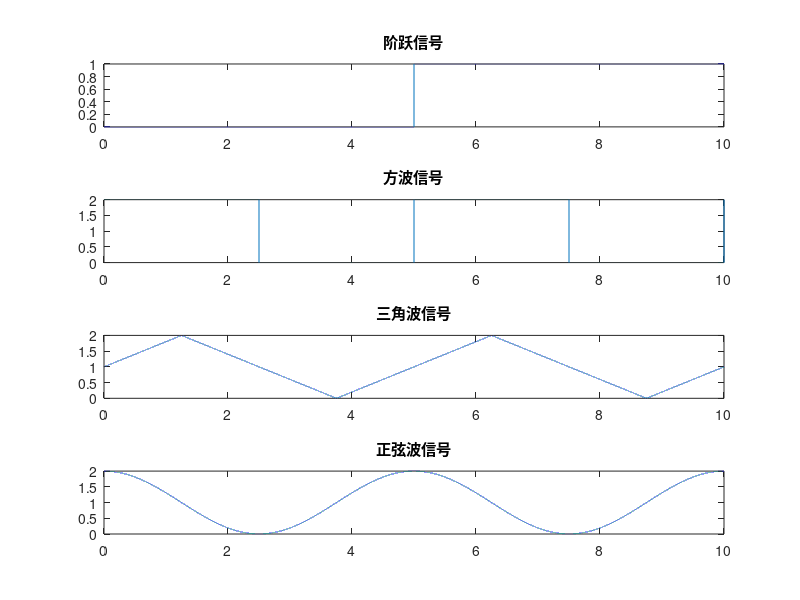

Reproduce this figure in MATLAB.
clear all
clc

% 生成线性序列
t = linspace(0,10,2^16); 

% 生成阶跃信号
dt1 = 2^15;     %延迟时间(单位为点的个数)
A1 = 1;       %信号幅值

y1 = [zeros(dt1,1) ; A1*ones(length(t)-dt1,1)];  %阶跃信号
%注意：如果没有偏移时间，设置dt1为0即可
subplot(4,1,1);
plot(t,y1);
title('阶跃信号');

% 生成方波信号
dt2 = 200;     %延迟时间(单位为点的个数)
A2 = 1;       %信号幅值
T2 = 5;         %周期信号周期
dy2 = 1;      %曲线偏移值

y2 = A2*square(t*2*pi/T2)+dy2;                    %方波信号
%注意：其默认周期为2pi，所以要先乘以2pi，然后再除以T
subplot(4,1,2);
plot(t,y2);
title('方波信号');

% 生成三角波信号
dt3 = 1.25;    %延迟时间(单位为时间)
A3 = 1;       %信号幅值
T3 = 5;         %周期信号周期
dy3 = 1;      %曲线偏移值

y3 = A3*sawtooth((t+dt3)*2*pi/T3, 1/2)+dy3;      %三角波信号
%注意：是先减去偏移时间再乘角频率还是先乘角频率再减得根据实际情况判断
subplot(4,1,3);
plot(t,y3);
title('三角波信号');

% 生正弦波信号
dt4 = 1.25;    %延迟时间(单位为时间)
A4 = 1;       %信号幅值
T4 = 5;         %周期信号周期
dy4 = 1;      %曲线偏移值

y4 = A4*sin((t+dt4)*2*pi/T4)+dy4;                      %正弦波信号
%注意：同样，正弦信号周期默认也是2pi
subplot(4,1,4);
plot(t,y4);
title('正弦波信号');

